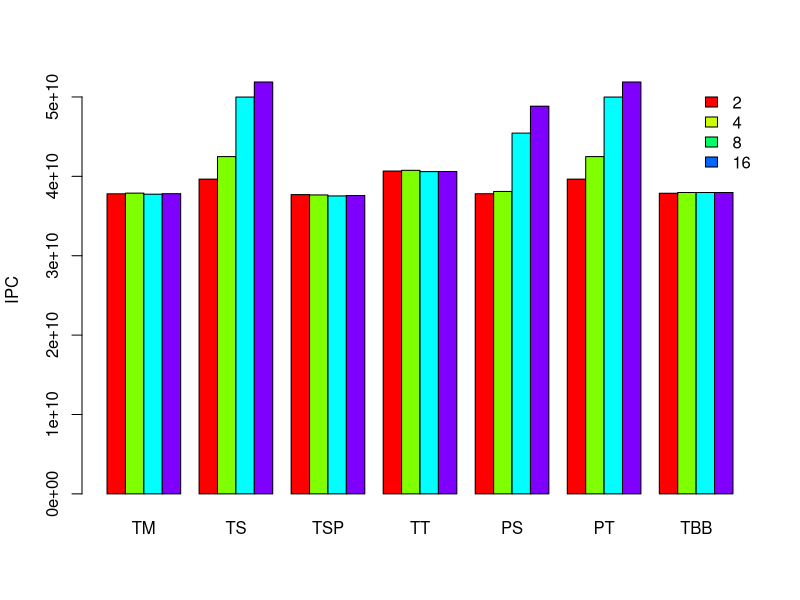

R code for this plot:
autos_data <- read.table("mem.dat", header=T, sep="\t")

barplot(as.matrix(autos_data), ylab= "IPC",
   beside=TRUE, col=rainbow(4))

legend("topright", c("2","4","8","16"), cex=1,
  bty="n", fill=rainbow(5));

save.image()
